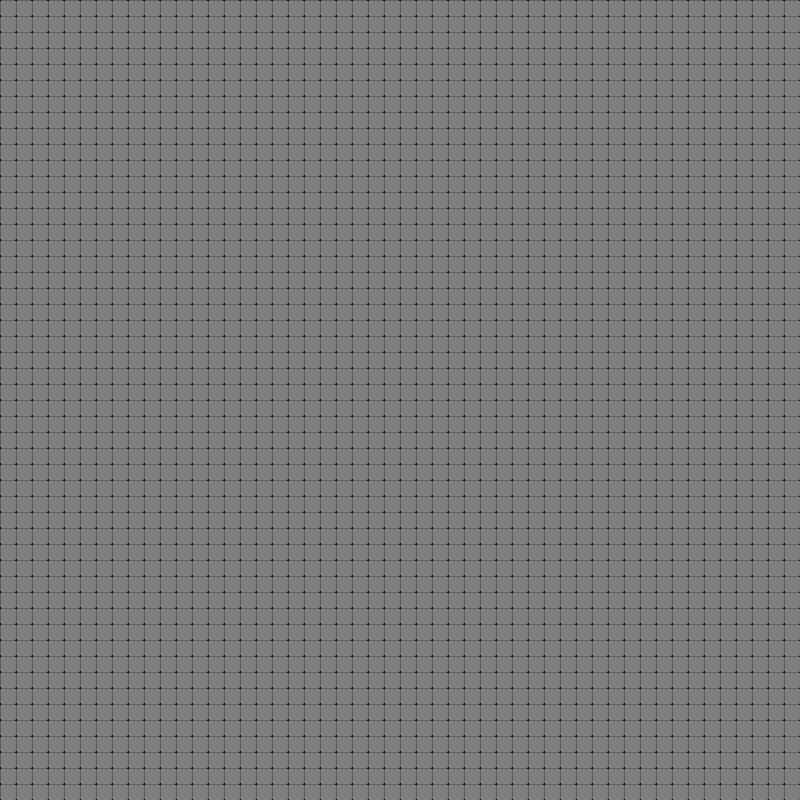
Frame 1 (no input)
Frame 60 (the mouse pressed at the canvas centre just before this capture): identical to frame 1, image omitted
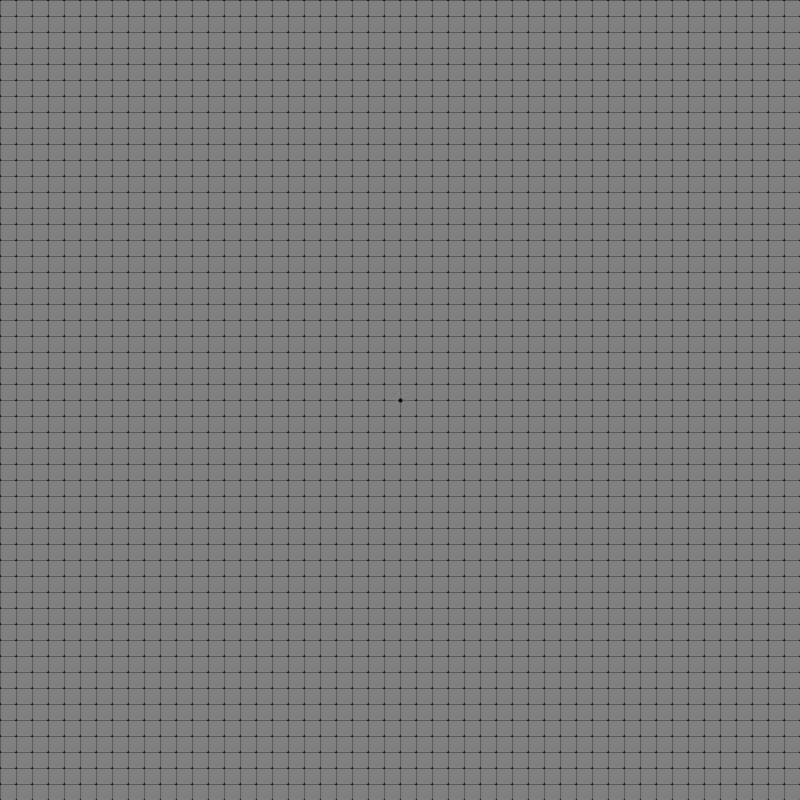
Frame 120 (the mouse held since frame 60 and released just before this capture)

The Processing sketch that drew these frames (run headless with seeded random() and noise(); from frame 60 on, the mouse is pressed at the canvas centre):

// Processing sketch: Jay_Tinsley_Major_Work
// ── Jay_Tinsley_Major_Work.pde
void setup() {
  textAlign(CENTER);
  size(800, 800);
  
  sliderSetup();
  gridSetup();
  trussesSetup();
}

void draw() {
  background(255/2);
  sliderDraw();
  gridDraw();
  trussesDraw();
}

void mousePressed(){
  trussesMousePressed();
}

// ── Grid.pde
class points {
  int X, Y;
  points(int x, int y) {
    X = x;
    Y = y;
  }
}

ArrayList<points> snapPoints = new ArrayList<points>();
int scale = 50;
void gridSetup() {
  for (int i = 0; i < scale+1; i++) {
    for (int k = 0; k < scale+1; k++) {
      snapPoints.add(new points((width/scale)*i, (height/scale)*k));
    }
  }
}



void gridDraw() {
  for (int i = 0; i < scale; i++) {
    strokeWeight(0.25);
    line(0, height/scale*i, width, height/scale*i);
    line(width/scale*i, 0, width/scale*i, height);
    strokeWeight(1);
  }

  for (int i = 0; i < sq(scale+1); i++) {
    points currentPoint = snapPoints.get(i);

    circle(currentPoint.X, currentPoint.Y, 0.5);
  }
}

public int snapX(int X) {
  int storedX = 0;
  int smallestDif = width+10;
  for (int i = 0; i < snapPoints.size(); i++) {
    if (abs(snapPoints.get(i).X - X) < smallestDif) {
      smallestDif = abs(snapPoints.get(i).X - X);
      storedX = snapPoints.get(i).X;
    }
  }

  return(storedX);
}

public int snapY(int Y) {
  int storedY = 0; 
  int smallestDif = height+10;
  for (int i = 0; i < snapPoints.size(); i++) {
    if (abs(snapPoints.get(i).Y - Y) < smallestDif) {
      smallestDif = abs(snapPoints.get(i).Y - Y);
      storedY = snapPoints.get(i).Y;
    }
  }
  return(storedY);
}

// ── Trusses.pde
class joint{
   
}


class beam {
  int x1, y1;
  int x2, y2;
  boolean updating = false;
  beam() {
    updating = true;
    x1 = snapX(mouseX);
    y1 = snapY(mouseY);
    x2 = snapX(mouseX);
    y2 = snapY(mouseY);
  }
  void update(int one, int two) {
    x2 = snapX(one);
    y2 = snapY(two);
  }
  void paint() {
    strokeWeight(4);
    line(x1, y1, x2, y2);
    strokeWeight(1);
  }
}

ArrayList <beam>  beams = new ArrayList <beam>();


void trussesSetup(){

}

void trussesDraw(){
  for (int i=0; i < beams.size(); i++) {
    beams.get(i).paint();
    if (beams.get(i).updating == true) {
      beams.get(i).update(mouseX, mouseY);
    }
  }
}

void trussesMousePressed(){
  if (beams.size() != 0) {
    beams.get(beams.size()-1).updating = false;
  }
  beams.add(new beam());
}

// ── maths.pde
void havealookatthisdad(){
  println("hello");
}

// ── pasteBin.pde


//class beam {
//  int x1, y1;
//  int x2, y2;
//  boolean updating = false;
//  beam() {
//    updating = true;
//    x1 = snapX(mouseX);
//    y1 = snapY(mouseY);
//    x2 = snapX(mouseX);
//    y2 = snapY(mouseY);
//  }
//  void update(int one, int two) {
//    x2 = snapX(one);
//    y2 = snapY(two);
//  }
//  void paint() {
//    strokeWeight(4);
//    line(x1, y1, x2, y2);
//    strokeWeight(1);
//  }
//}

//for (int i=0; i < beams.size(); i++) {
//  beams.get(i).paint();
//  if (beams.get(i).updating == true) {
//    beams.get(i).update(mouseX, mouseY);
//  }
//}



//for (int i=0; i < joints.size(); i++) {
//  joint firstJoint = joints.get(i);
//  for (int k=0; k < joints.get(i).connections.size(); k++) {
//    joint secondJoint = joints.get(joints.get(i).connections.get(k));

//  if (joints.size() >= 2) {
//      println(firstJoint.label+": "+firstJoint.getAngle(secondJoint));
//    }
//  }
//}

// ── working_slider.pde
class slider {
  int startX;
  int y;
  int size;
  int lineLength;
  int posX;
  slider(int inX, int inY, int inLength) {
    startX = inX;
    posX = inX;
    y = inY;
    lineLength = inLength;
    size = inLength/15;
  }



  void start() {
    findX();
    ball();
  }
  void findX() {
    if (mousePressed) {
      if (mouseY > y-size/2 && mouseY < y+size/2) {

        if (mouseX < startX) {
          posX = startX;
        }
        if (mouseX > startX+lineLength) {
          posX = startX+lineLength;
        }

        if (mouseX < startX+lineLength && mouseX > startX) {  
          //return(int(mouseX));
          posX = mouseX;
        }
      }
    }
  }
  float percentage() {
    int difference = posX-startX;
    float percent = float(difference) / float(lineLength);
    return (percent);
    //String text = int(percent*100) + "%";
    //text(text, startX + difference/2, y-25);
  }

  void ball() {
    textSize(14);
    String text = int(percentage()*100) + "%";
    text(text, startX + (posX-startX)/2, y-25);

    line(startX, y, startX+lineLength, y);
    circle(posX, y, size);
  }
}

ArrayList<slider> sliders = new ArrayList<slider>();

void sliderSetup() {
  for (int i=0; i<sliders.size(); i++) {
    sliders.get(i).start();
  }
  
}

void sliderDraw() {
  for (int i=0; i<sliders.size(); i++) {
    sliders.get(i).start();
  }
}
